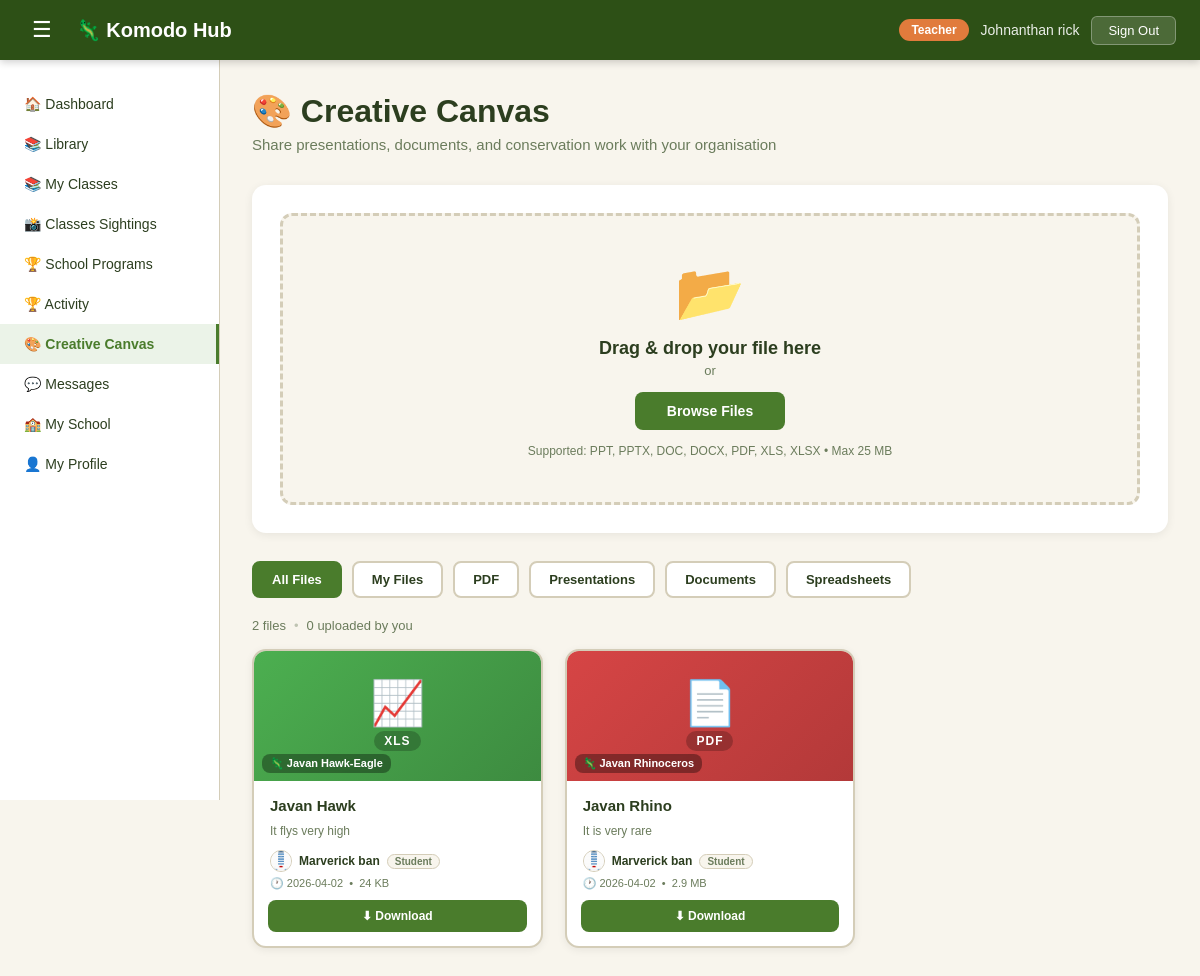
/creative-canvas (signed in), run on the app's committed database.
### tables this page shows
CREATE TABLE user(
    user_id INTEGER PRIMARY KEY AUTOINCREMENT,
    fullname TEXT NOT NULL,
    email TEXT NOT NULL,
    role TEXT,
    password TEXT NOT NULL,
    organization_id INTEGER, avatar TEXT, phone TEXT, location TEXT, created_at TIMESTAMP DEFAULT '2025-01-01', status TEXT DEFAULT 'active', points INTEGER DEFAULT 0,
    FOREIGN KEY (organization_id) REFERENCES organization(organization_id)
);

CREATE TABLE creative_file (
    file_id INTEGER PRIMARY KEY AUTOINCREMENT,
    user_id INTEGER NOT NULL,
    title TEXT NOT NULL,
    description TEXT,
    species_tag TEXT,
    filename TEXT NOT NULL,
    filepath TEXT NOT NULL,
    file_type TEXT NOT NULL,       -- 'pdf', 'ppt', 'doc', 'xls'
    file_size INTEGER,             -- in bytes
    uploaded_at DATETIME DEFAULT CURRENT_TIMESTAMP,
    FOREIGN KEY (user_id) REFERENCES user(user_id)
);

### app.py (the view)
@app.route('/creative-canvas')
def get_creative_canvas():
    if 'user_id' not in session:
        return redirect(url_for('login_get'))
    user    = db.fetch_one('SELECT * FROM user WHERE user_id = ?', (session['user_id'],))
    org_id  = session.get('organization_id')
    role    = session.get('role')
    if role == 'system-admin':
        files = db.fetch_query('''
            SELECT cf.*, u.fullname as uploader_name, u.avatar as uploader_avatar,
                   u.role as uploader_role
            FROM creative_file cf
            JOIN user u ON cf.user_id = u.user_id
            ORDER BY cf.uploaded_at DESC
        ''')
    else:
        files = db.fetch_query('''
            SELECT cf.*, u.fullname as uploader_name, u.avatar as uploader_avatar,
                   u.role as uploader_role
            FROM creative_file cf
            JOIN user u ON cf.user_id = u.user_id
            WHERE u.organization_id = ?
            ORDER BY cf.uploaded_at DESC
        ''', (org_id,))
    species = db.fetch_query('SELECT common_name FROM species ORDER BY common_name')
    return render_template('shared/creative-canvas.html',
                           user=user,
                           files=[dict(f) for f in files],
                           species=species)

### app.py (called while the page is built)
@app.context_processor
def inject_enrolled_class():
    if session.get('role') == 'student' and session.get('user_id'):
        enrolled_class = db.fetch_one(
            'SELECT class_id FROM class_enrollment WHERE student_id = ? LIMIT 1',
            (session['user_id'],)
        )
        return {'enrolled_class': enrolled_class}
    return {'enrolled_class': None}

### database.py (called while the page is built)
def fetch_query(sql, params=()):
    with sqlite3.connect('Komodo_DB.db') as con:
        con.row_factory = sqlite3.Row
        cur = con.cursor()
        cur.execute(sql, params)
        rows = cur.fetchall()
        return rows

def fetch_one(sql, params=()):
    with sqlite3.connect('Komodo_DB.db') as con:
        con.row_factory = sqlite3.Row
        cur = con.cursor()
        cur.execute(sql, params)
        row = cur.fetchone()
        return row

### templates/shared/creative-canvas.html (shortened to what this page needs)
<!DOCTYPE html>
<html lang="en">
<head>
    <link rel="stylesheet" href="../../static/css/style.css">
    <link rel="stylesheet" href="../../static/css/dashboard.css">
    <link rel="stylesheet" href="../../static/css/tabs/creative-canvas.css">
</head>
<body class="dashboard-body">
    {% include 'shared/navbar.html' %}
    <div class="dash-layout">
        {% include 'shared/sidebar.html' %}
        <main class="dash-main">
            <div class="page-header">
                <h1>&#127912; Creative Canvas</h1>
                <p>Share presentations, documents, and conservation work with your organisation</p>
            </div>
            <div class="upload-section">
                <div class="upload-card">
                    <div class="upload-zone" id="upload-zone">
                        <span class="upload-icon-large">&#128194;</span>
                        <p class="upload-text">Drag & drop your file here</p>
                        <p class="upload-subtext">or</p>
                        <button class="btn-browse" onclick="document.getElementById('file-input').click()">Browse Files</button>
                        <p class="upload-hint">Supported: PPT, PPTX, DOC, DOCX, PDF, XLS, XLSX &bull; Max 25 MB</p>
                    </div>
                </div>
            </div>
            <div class="canvas-filters">
                <button class="canvas-tab active" data-filter="all"      onclick="filterFiles('all')">All Files</button>
                <button class="canvas-tab"         data-filter="my-files" onclick="filterFiles('my-files')">My Files</button>
                <button class="canvas-tab"         data-filter="pdf"      onclick="filterFiles('pdf')">PDF</button>
                <button class="canvas-tab"         data-filter="ppt"      onclick="filterFiles('ppt')">Presentations</button>
                <button class="canvas-tab"         data-filter="doc"      onclick="filterFiles('doc')">Documents</button>
                <button class="canvas-tab"         data-filter="xls"      onclick="filterFiles('xls')">Spreadsheets</button>
            </div>
            <div class="canvas-stats">
                <span id="stat-total">{{ files|length }} file{{ 's' if files|length != 1 else '' }}</span>
                <span class="stat-sep">&bull;</span>
                <span id="stat-mine">{{ files | selectattr('user_id', 'equalto', user.user_id) | list | length }} uploaded by you</span>
            </div>
            {% if files %}
            <div class="files-grid" id="files-grid">
                {% for f in files %}
                <div class="file-card"
                     data-type="{{ f.file_type }}"
                     data-owner="{{ 'mine' if f.user_id == user.user_id else 'others' }}"
                     data-id="{{ f.file_id }}">
                    <div class="file-preview {{ f.file_type }}">
                        <span class="file-icon">
                            {% if f.file_type == 'pdf' %}📄
                            {% elif f.file_type == 'ppt' %}📊
                            {% elif f.file_type == 'xls' %}📈
                            {% else %}📝{% endif %}
                        </span>
                        <span class="file-extension">{{ f.file_type }}</span>
                        {% if f.species_tag %}
                        <span class="species-badge">🦎 {{ f.species_tag }}</span>
                        {% endif %}
                    </div>
                    <div class="file-info">
                        <p class="file-title">{{ f.title }}</p>
                        {% if f.description %}
                        <p class="file-description">{{ f.description }}</p>
                        {% endif %}
                        <div class="file-meta">
                            <span class="file-author">
                                {% if f.uploader_avatar %}
                                <img src="/static/{{ f.uploader_avatar }}" alt="" class="meta-avatar">
                                {% else %}
                                <span class="meta-avatar-placeholder">{{ f.uploader_name[0] }}</span>
                                {% endif %}
                                {{ f.uploader_name }}
                                <em class="role-chip">{{ f.uploader_role | replace('-', ' ') | title }}</em>
                            </span>
                            <span class="file-date">
                                🕐 {{ f.uploaded_at[:10] }}
                                &nbsp;&bull;&nbsp;
                                {% if f.file_size %}
                                    {% if f.file_size >= 1048576 %}
                                        {{ "%.1f"|format(f.file_size / 1048576) }} MB
                                    {% else %}
                                        {{ "%.0f"|format(f.file_size / 1024) }} KB
                                    {% endif %}
                                {% endif %}
                            </span>
                        </div>
                    </div>
                    <div class="file-actions">
                        <a href="/download-creative-file/{{ f.file_id }}" class="btn-download">⬇ Download</a>
                    </div>
                </div>
                {% endfor %}
            </div>
            {% else %}
            <div class="no-results" id="no-results">
                <span style="font-size:48px;">📂</span>
                <p>No files shared yet. Be the first to upload!</p>
            </div>
            {% endif %}
        </main>
    </div>
</body>
</html>

### templates/shared/navbar.html
    <nav class="dash-nav">
        <div class="dash-nav-left">
            <button class="sidebar-toggle" onclick="toggleSidebar()">&#9776;</button>
            <a href="/dashboard/{{ user['role'] }}" class="dash-logo">&#129422; Komodo Hub</a>
        </div>
        <div class="dash-nav-right">
            <span class="nav-role-badge">{{ user['role'].replace('-', ' ').title() }}</span>
            <span class="nav-username">{{ user['fullname'] }}</span>
            <button class="btn-signout" onclick="signOut()">Sign Out</button>
        </div>
    </nav>

### static/css/style.css (style rules this page uses)
* { margin: 0; padding: 0; box-sizing: border-box; }
:root { --primary-green: #2D5016; --secondary-green: #4A7C2C; --accent-orange: #E17B3C; --light-bg: #F8F5ED; --white: #FFFFFF; --text-dark: #2C3E1F; --text-muted: #6B7C5C; --border-color: #D4CDB8; }
body { font-family: Arial, sans-serif; background-color: var(--light-bg); min-height: 100vh; display: flex; align-items: center; justify-content: center; padding: 20px; }

### static/css/dashboard.css (style rules this page uses)
.dashboard-body { display: block; padding: 0; background-color: var(--light-bg); min-height: 100vh; }
.dash-nav { background-color: var(--primary-green); color: var(--white); padding: 0 24px; height: 60px; display: flex; align-items: center; justify-content: space-between; position: sticky; top: 0; z-index: 100; box-shadow: 0 2px 8px rgba(0,0,0,0.2); }
.dash-nav-left { display: flex; align-items: center; gap: 16px; }
.dash-logo { color: var(--white); text-decoration: none; font-size: 20px; font-weight: bold; }
.sidebar-toggle { background: none; border: none; color: var(--white); font-size: 22px; cursor: pointer; padding: 4px 8px; border-radius: 4px; }
.dash-nav-right { display: flex; align-items: center; gap: 12px; }
.nav-role-badge { background-color: var(--accent-orange); color: var(--white); padding: 4px 12px; border-radius: 20px; font-size: 12px; font-weight: bold; }
.nav-username { font-size: 14px; color: rgba(255,255,255,0.9); }
.btn-signout { background-color: rgba(255,255,255,0.15); color: var(--white); border: 1px solid rgba(255,255,255,0.3); padding: 6px 16px; border-radius: 6px; font-size: 13px; cursor: pointer; }
.dash-layout { display: flex; min-height: calc(100vh - 60px); }
.dash-main { flex: 1; padding: 32px; overflow-y: auto; }

### data on the page
user: role.replace "Teacher", fullname "Johnanthan rick"
creative_file: file_type "XLS", species_tag "Javan Hawk-Eagle", title "Javan Hawk", description "It flys very high", uploader_avatar (picture), uploader_name "Marverick ban", uploader_role "Student", uploaded_at "2026-04-02", f.file_size/1024 "24"
creative_file: file_type "PDF", species_tag "Javan Rhinoceros", title "Javan Rhino", description "It is very rare", uploader_avatar (picture), uploader_name "Marverick ban", uploader_role "Student", uploaded_at "2026-04-02", f.file_size/1048576 "2.9"

### other printed values
{{ files|length }} "2"
{{ 's' if files|length != 1 else '' }} "s"
{{ files | selectattr('user_id', 'equalto', user.user_id) | list | length }} "0"
